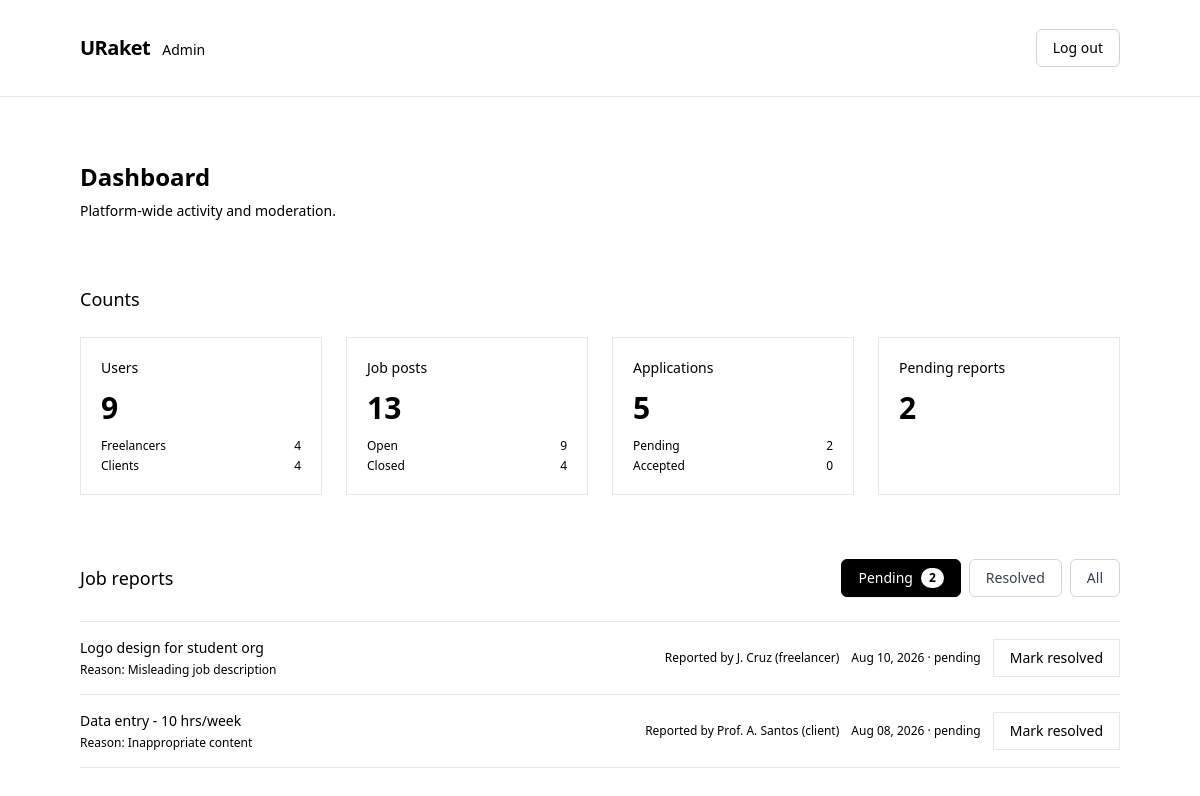
/admin/dashboard.php (signed in), run on the app's committed database.
### tables this page shows
CREATE TABLE job_reports (
	id VARCHAR(64) NOT NULL,
	job_id VARCHAR(64) NOT NULL,
	reporter_id VARCHAR(64) NOT NULL,
	reason VARCHAR(150) NOT NULL,
	note TEXT NULL,
	status ENUM('pending', 'resolved') NOT NULL DEFAULT 'pending',
	reported_at DATETIME NOT NULL DEFAULT CURRENT_TIMESTAMP,
	resolved_at DATETIME NULL,
	PRIMARY KEY (id),
	KEY idx_reports_status (status),
	CONSTRAINT fk_reports_job FOREIGN KEY (job_id) REFERENCES jobs (id)
		ON DELETE CASCADE ON UPDATE CASCADE,
	CONSTRAINT fk_reports_reporter FOREIGN KEY (reporter_id) REFERENCES users (id)
		ON DELETE RESTRICT ON UPDATE CASCADE
);

CREATE TABLE jobs (
	id VARCHAR(64) NOT NULL,
	client_id VARCHAR(64) NOT NULL,
	title VARCHAR(200) NOT NULL,
	job_type VARCHAR(60) NOT NULL,
	budget DECIMAL(10, 2) NOT NULL DEFAULT 0.00,
	description TEXT NOT NULL,
	status ENUM('open', 'closed', 'completed') NOT NULL DEFAULT 'open',
	deadline DATE NULL,
	posted_at DATETIME NOT NULL DEFAULT CURRENT_TIMESTAMP,
	PRIMARY KEY (id),
	KEY idx_jobs_client (client_id),
	KEY idx_jobs_status (status),
	CONSTRAINT fk_jobs_client FOREIGN KEY (client_id) REFERENCES users (id)
		ON DELETE RESTRICT ON UPDATE CASCADE
);

CREATE TABLE users (
	id VARCHAR(64) NOT NULL,
	role ENUM('admin', 'client', 'freelancer') NOT NULL,
	full_name VARCHAR(150) NOT NULL,
	email VARCHAR(255) NOT NULL,
	password_hash VARCHAR(255) NOT NULL,
	created_at TIMESTAMP NOT NULL DEFAULT CURRENT_TIMESTAMP,
	PRIMARY KEY (id),
	UNIQUE KEY uq_users_email (email)
);

### classes/Admin.php (called while the page is built, shortened)
<?php
final class Admin
{
    public function stats(): array
    {
        return [
            'totalUsers' => $this->count('users'),
            'totalFreelancers' => $this->count('users', 'role = "freelancer"'),
            'totalClients' => $this->count('users', 'role = "client"'),
            'totalJobPosts' => $this->count('jobs'),
            'openJobPosts' => $this->count('jobs', 'status = "open"'),
            'closedJobPosts' => $this->count('jobs', 'status IN ("closed", "completed")'),
            'totalApplications' => $this->count('applications'),
            'pendingApplications' => $this->count('applications', 'status = "pending"'),
            'acceptedApplications' => $this->count('applications', 'status = "accepted"'),
        ];
    }
    public function getJobReports(): array
    {
        $result = $this->db->query(
            'SELECT reports.id, reports.job_id AS jobId, jobs.title AS jobTitle,
                    reports.reason AS reasonLabel, users.full_name AS reporterName,
                    users.role AS reporterRole, reports.note,
                    reports.reported_at AS reportedAt, reports.status
             FROM job_reports AS reports
             INNER JOIN jobs ON jobs.id = reports.job_id
             INNER JOIN users ON users.id = reports.reporter_id
             ORDER BY reports.reported_at DESC'
        );
        return $result ? $result->fetch_all(MYSQLI_ASSOC) : [];
    }
    private function count(string $table, string $condition = ''): int
    {
        $query = "SELECT COUNT(*) AS total FROM {$table}";
        if ($condition !== '') {
            $query .= " WHERE {$condition}";
        }
        return (int)$this->db->query($query)->fetch_assoc()['total'];
    }
}

### includes/functions.php (called while the page is built, shortened)
<?php
function e(string $text): string {
    return htmlspecialchars($text, ENT_QUOTES, 'UTF-8');
}
function formatDate(string $dateString): string {
    $date = new DateTime($dateString);
    return $date->format('M d, Y');
}
?>

### admin/dashboard.php (the view, shortened to what this page needs)
<?php
require_once __DIR__ . '/../config/database.php';
require_once __DIR__ . '/../classes/Admin.php';
require_once __DIR__ . '/../includes/functions.php';
$admin = new Admin($db);
$stats = $admin->stats();
$reports = $admin->getJobReports();
$activeTab = $_GET['tab'] ?? 'pending';
$expandedReportId = $_GET['report'] ?? null;
$pendingCount = count(
    array_filter(
        $reports,
        fn($report) => $report['status'] === 'pending'
    )
);
if ($activeTab === 'all') {
    $visibleReports = $reports;
} else {
    $visibleReports = array_filter(
        $reports,
        fn($report) => $report['status'] === $activeTab
    );
}
?>
<!DOCTYPE html>
<html lang="en">
<head>
    <script src="https://cdn.tailwindcss.com"></script>
</head>
<body class="min-h-screen flex flex-col">
<header class="w-full border-b">
    <div
        class="max-w-[1440px] mx-auto px-20 h-24 flex items-center justify-between"
    >
        <div class="flex items-baseline gap-3">
            <a
                href="../index.php"
                class="text-xl font-semibold tracking-tight"
            >
                URaket
            </a>
            <span class="text-sm">
                Admin
            </span>
        </div>
        <form method="POST" action="">
            <button
    type="submit"
    class="inline-flex items-center justify-center px-4 py-2 text-sm font-medium text-black bg-white border border-[#D3D3D3] rounded-[6px] transition-all duration-150 ease-in-out cursor-pointer hover:bg-black hover:text-white hover:border-black active:scale-[0.98] focus:outline-none focus:ring-2 focus:ring-black focus:ring-offset-1"
>
    Log out
</button>
        </form>
    </div>
</header>
<main class="flex-1">
    <div
        class="max-w-[1440px] mx-auto px-20 py-16 flex flex-col gap-16"
    >
        <div class="flex flex-col gap-2">
            <h1 class="text-2xl font-semibold">
                Dashboard
            </h1>
            <p class="text-sm">
                Platform-wide activity and moderation.
            </p>
        </div>
        <section
            aria-labelledby="stats-heading"
            class="flex flex-col gap-6"
        >
            <h2
                id="stats-heading"
                class="text-lg font-medium"
            >
                Counts
            </h2>
            <div
                class="grid grid-cols-1 sm:grid-cols-2 lg:grid-cols-4 gap-6"
            >
                <div class="border p-5 flex flex-col gap-3">
                    <span class="text-sm">
                        Users
                    </span>
                    <span
                        class="text-3xl font-semibold"
                        aria-live="off"
                    >
                        <?= $stats['totalUsers']?>
                    </span>
                    <dl class="flex flex-col gap-1">
                        <div
                            class="flex items-center justify-between gap-4"
                        >
                            <dt class="text-xs">
                                Freelancers
                            </dt>
                            <dd class="text-xs">
                                <?= $stats['totalFreelancers'] ?>
                            </dd>
                        </div>
                        <div
                            class="flex items-center justify-between gap-4"
                        >
                            <dt class="text-xs">
                                Clients
                            </dt>
                            <dd class="text-xs">
                                <?= $stats['totalClients'] ?>
                            </dd>
                        </div>
                    </dl>
                </div>
                <div class="border p-5 flex flex-col gap-3">
                    <span class="text-sm">
                        Job posts
                    </span>
                    <span
                        class="text-3xl font-semibold"
                        aria-live="off"
                    >
                        <?= $stats['totalJobPosts'] ?>
                    </span>
                    <dl class="flex flex-col gap-1">
                        <div
                            class="flex items-center justify-between gap-4"
                        >
                            <dt class="text-xs">
                                Open
                            </dt>
                            <dd class="text-xs">
                                <?= $stats['openJobPosts'] ?>
                            </dd>
                        </div>
                        <div
                            class="flex items-center justify-between gap-4"
                        >
                            <dt class="text-xs">
                                Closed
                            </dt>
                            <dd class="text-xs">
                                <?= $stats['closedJobPosts'] ?>
                            </dd>
                        </div>
                    </dl>
                </div>
                <div class="border p-5 flex flex-col gap-3">
                    <span class="text-sm">
                        Applications
                    </span>
                    <span
                        class="text-3xl font-semibold"
                        aria-live="off"
                    >
                        <?= $stats['totalApplications'] ?>
                    </span>
                    <dl class="flex flex-col gap-1">
                        <div
                            class="flex items-center justify-between gap-4"
                        >
                            <dt class="text-xs">
                                Pending
                            </dt>
                            <dd class="text-xs">
                                <?= $stats['pendingApplications'] ?>
                            </dd>
                        </div>
                        <div
                            class="flex items-center justify-between gap-4"
                        >
                            <dt class="text-xs">
                                Accepted
                            </dt>
                            <dd class="text-xs">
                                <?= $stats['acceptedApplications'] ?>
                            </dd>
                        </div>
                    </dl>
                </div>
                <div class="border p-5 flex flex-col gap-3">
                    <span class="text-sm">
                        Pending reports
                    </span>
                    <span
                        class="text-3xl font-semibold"
                        aria-live="off"
                    >
                        <?= $pendingCount ?>
                    </span>
                </div>
            </div>
        </section>
        <section
            aria-labelledby="reports-heading"
            class="flex flex-col gap-6"
        >
            <div
                class="flex flex-col gap-4 md:flex-row md:items-center md:justify-between"
            >
                <h2
                    id="reports-heading"
                    class="text-lg font-medium"
                >
                    Job reports
                </h2>
                <div
                    role="tablist"
                    aria-label="Filter reports by status"
                    class="flex gap-2"
                >
                    <?php foreach (
                        [
                            'pending' => 'Pending',
                            'resolved' => 'Resolved',
                            'all' => 'All',
                        ] as $tabId => $tabLabel
                    ): ?>
                        <?php
                        $tabUrl = '?tab=' . urlencode($tabId);
                        $isSelected = $activeTab === $tabId;
                        ?>
                        <a
    href="<?= e($tabUrl) ?>"
    role="tab"
    aria-selected="<?= $isSelected ? 'true' : 'false' ?>"
    class="inline-flex items-center gap-2 px-4 py-2 text-sm font-medium rounded-[6px] border transition-all duration-150 ease-in-out cursor-pointer <?= $isSelected
        ? 'bg-black text-white border-black shadow-sm'
        : 'bg-white text-gray-700 border-gray-300 hover:bg-gray-50 hover:text-black' ?>"
>
    <span><?= e($tabLabel) ?></span>
    <?php if ($tabId === 'pending' && $pendingCount > 0): ?>
        <span class="inline-flex items-center justify-center px-2 py-0.5 text-xs font-semibold rounded-full transition-colors <?= $isSelected
            ? 'bg-white text-black'
            : 'bg-gray-100 text-gray-800' ?>">
            <?= e($pendingCount) ?>
        </span>
    <?php endif; ?>
</a>
                    <?php endforeach; ?>
                </div>
            </div>
            <?php if (empty($visibleReports)): ?>
                <div
                    class="border border-dashed p-10 flex flex-col items-center gap-1 text-center"
                >
                    <p class="text-sm font-medium">
                        <?php if ($activeTab === 'pending'): ?>
                            No pending reports right now.
                        <?php else: ?>
                            No reports here.
                        <?php endif; ?>
                    </p>
                    <p class="text-xs">
                        <?php if ($activeTab === 'pending'): ?>
                            New reports from clients or freelancers will show up here.
                        <?php else: ?>
                            Switch tabs to see reports in a different state.
                        <?php endif; ?>
                    </p>
                </div>
            <?php else: ?>
                <ul class="flex flex-col border-t">
                    <?php foreach ($visibleReports as $report): ?>
                        <?php
                        $isExpanded =
                            $expandedReportId === $report['id'];
                        $detailUrl =
                            '?tab=' .
                            urlencode($activeTab) .
                            '&report=' .
                            urlencode($report['id']);
                        ?>
                        <li class="border-b">
                            <div
                                class="py-4 grid grid-cols-1 md:grid-cols-[1fr,auto,auto,auto] gap-3 md:items-center"
                            >
                                <a
                                    href="<?= e($detailUrl) ?>"
                                    class="text-left flex flex-col gap-1"
                                    aria-expanded="<?= $isExpanded ? 'true' : 'false' ?>"
                                >
                                    <span class="text-sm font-medium">
                                        <?= $report['jobTitle'] ?>
                                    </span>
                                    <span class="text-xs">
                                        Reason:
                                        <?= $report['reasonLabel'] ?>
                                    </span>
                                </a>
                                <span class="text-xs">
                                    Reported by
                                    <?= $report['reporterName'] ?>
                                    (<?= $report['reporterRole'] ?>)
                                </span>
                                <span class="text-xs">
                                    <?= formatDate($report['reportedAt']) ?>
                                    ·
                                    <?= $report['status'] ?>
                                </span>
                                <?php if ($report['status'] === 'pending'): ?>
                                    <form
                                        method="POST"
                                        action=""
                                        class="justify-self-start md:justify-self-end"
                                    >
                                        <button
                                            type="submit"
                                            class="text-sm px-4 py-2 border"
                                        >
                                            Mark resolved
                                        </button>
                                    </form>
                                <?php endif; ?>
                            </div>
                        </li>
                    <?php endforeach; ?>
                </ul>
            <?php endif; ?>
        </section>
    </div>
</main>
</body>
</html>

### data on the page
job_reports: job.title "Logo design for student org", reason "Misleading job description", reporter.full_name "J. Cruz", reporter.role "freelancer", reported_at "Aug 10, 2026", status "pending"
job_reports: job.title "Data entry - 10 hrs/week", reason "Inappropriate content", reporter.full_name "Prof. A. Santos", reporter.role "client", reported_at "Aug 08, 2026", status "pending"

### other printed values
$stats['totalUsers'] "9"
$stats['totalFreelancers'] "4"
$stats['totalClients'] "4"
$stats['totalJobPosts'] "13"
$stats['openJobPosts'] "9"
$stats['closedJobPosts'] "4"
$stats['totalApplications'] "5"
$stats['pendingApplications'] "2"
$stats['acceptedApplications'] "0"
$pendingCount "2"
$tabLabel "Pending"
$tabLabel "Resolved"
$tabLabel "All"
